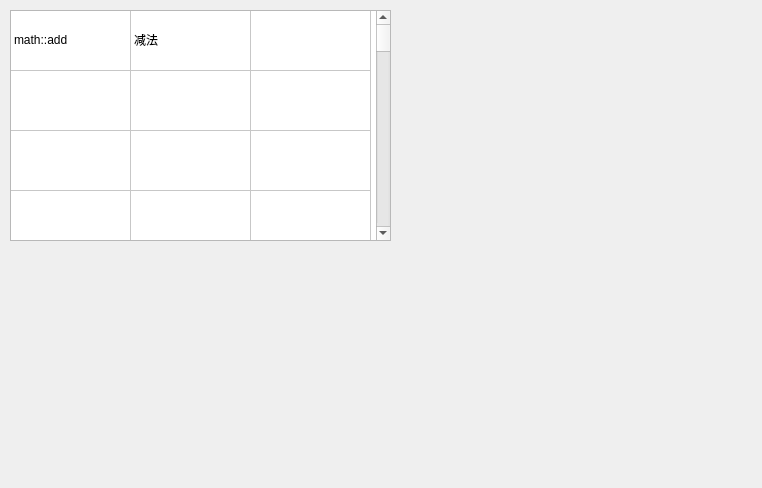
<?xml version="1.0" encoding="UTF-8"?>
<ui version="4.0">
 <class>TestDialog</class>
 <widget class="QDialog" name="TestDialog">
  <property name="geometry">
   <rect>
    <x>0</x>
    <y>0</y>
    <width>762</width>
    <height>488</height>
   </rect>
  </property>
  <property name="font">
   <font/>
  </property>
  <property name="windowTitle">
   <string>Dialog</string>
  </property>
  <property name="styleSheet">
   <string notr="true">QTableWidget::item{padding:10px;}</string>
  </property>
  <widget class="QTableWidget" name="tableWidget">
   <property name="geometry">
    <rect>
     <x>10</x>
     <y>10</y>
     <width>381</width>
     <height>231</height>
    </rect>
   </property>
   <property name="maximumSize">
    <size>
     <width>9999999</width>
     <height>999999</height>
    </size>
   </property>
   <property name="font">
    <font/>
   </property>
   <property name="selectionMode">
    <enum>QAbstractItemView::NoSelection</enum>
   </property>
   <property name="rowCount">
    <number>30</number>
   </property>
   <attribute name="horizontalHeaderVisible">
    <bool>false</bool>
   </attribute>
   <attribute name="horizontalHeaderMinimumSectionSize">
    <number>120</number>
   </attribute>
   <attribute name="verticalHeaderVisible">
    <bool>false</bool>
   </attribute>
   <attribute name="verticalHeaderMinimumSectionSize">
    <number>60</number>
   </attribute>
   <row>
    <property name="text">
     <string>r1</string>
    </property>
   </row>
   <row>
    <property name="text">
     <string>r2</string>
    </property>
   </row>
   <row>
    <property name="text">
     <string>r3</string>
    </property>
   </row>
   <row/>
   <row/>
   <row/>
   <row/>
   <row/>
   <row/>
   <row/>
   <row/>
   <row/>
   <row/>
   <row/>
   <row/>
   <row/>
   <row/>
   <row/>
   <row/>
   <row/>
   <row/>
   <row/>
   <row/>
   <row/>
   <row/>
   <row/>
   <row/>
   <row/>
   <row/>
   <row/>
   <column>
    <property name="text">
     <string>c2</string>
    </property>
   </column>
   <column>
    <property name="text">
     <string>c1</string>
    </property>
   </column>
   <column>
    <property name="text">
     <string>c3</string>
    </property>
   </column>
   <item row="0" column="0">
    <property name="text">
     <string>math::add</string>
    </property>
    <property name="flags">
     <set>ItemIsSelectable|ItemIsEditable|ItemIsUserCheckable|ItemIsEnabled</set>
    </property>
   </item>
   <item row="0" column="1">
    <property name="text">
     <string>减法</string>
    </property>
   </item>
  </widget>
 </widget>
 <resources/>
 <connections/>
</ui>
